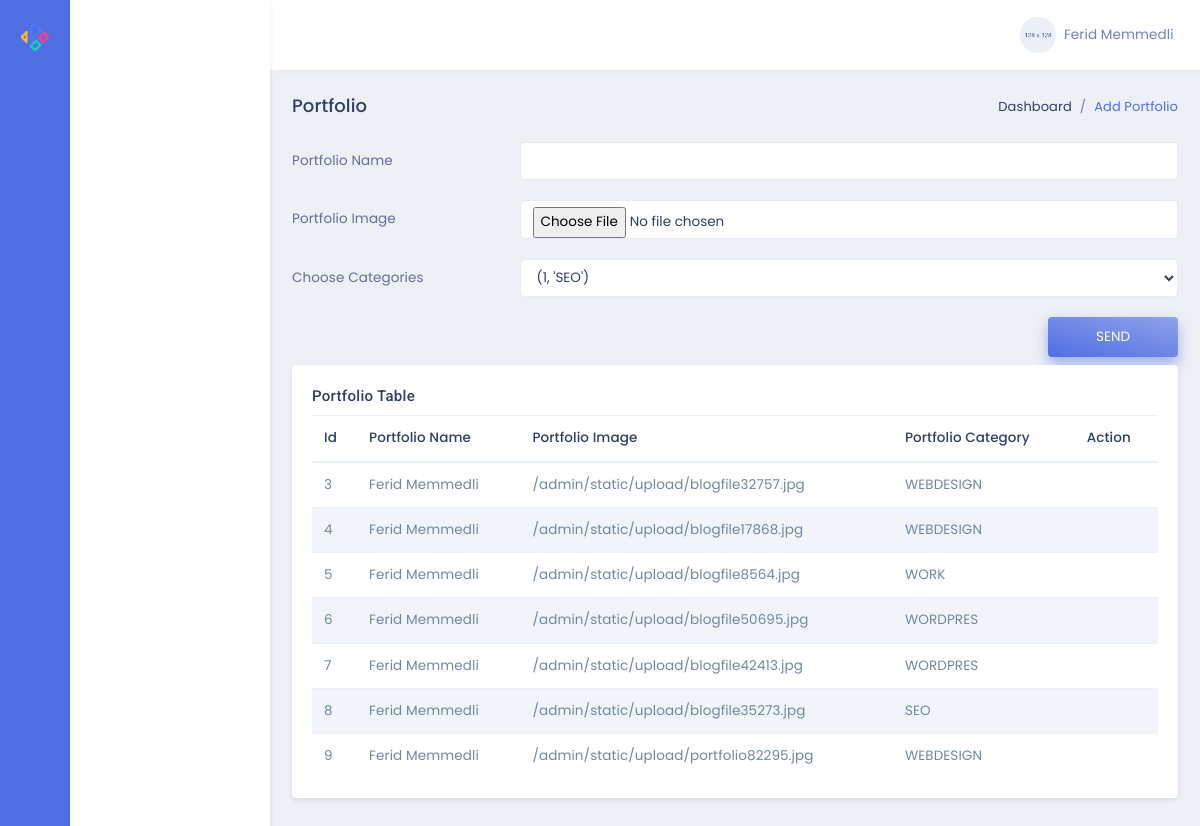
Before: /admin/portfolio (signed in) with the older database file.
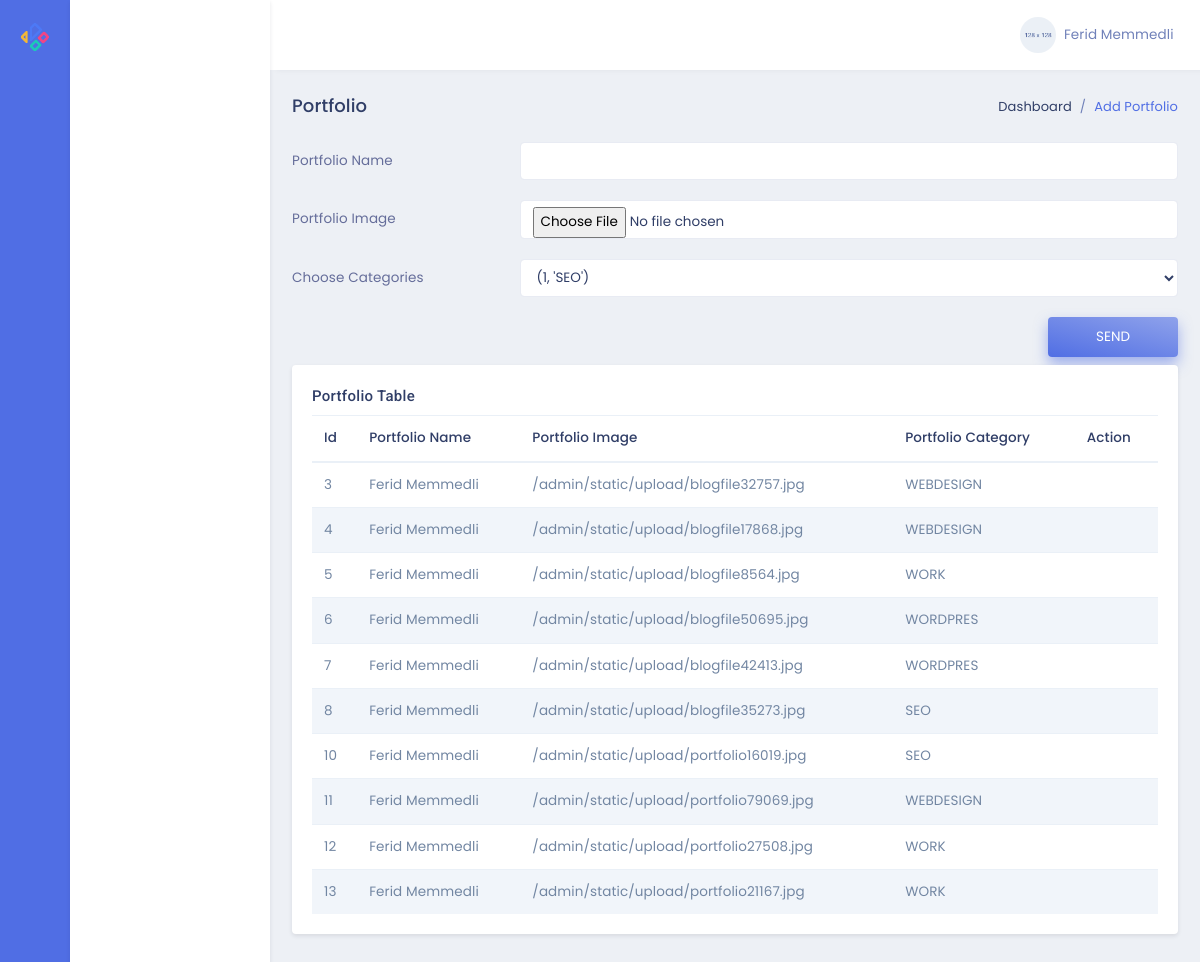
After: the same page with the newer database file.
### models.py (models this page shows)
class Portfolio(db.Model):
    id = db.Column(db.Integer, primary_key=True)
    title = db.Column(db.String,nullable=False)
    image = db.Column(db.String,nullable=False)
    category_id = db.Column(db.Integer,db.ForeignKey('category.id'),nullable=False)

class Category(db.Model):
    id = db.Column(db.Integer, primary_key=True)
    name = db.Column(db.String,nullable=False)
    port = db.relationship('Portfolio',backref='category',lazy=True)

### admin/routes.py (the view, shortened to what this page needs)
@admin.route('/portfolio',methods=['POST','GET'])
def adminPortfolio():
    if not current_user.is_authenticated:
        return redirect('/auth')
    formportfolio=PortfolioForm()
    return render_template('/admin/editPortfolio.html',form=formportfolio,port=Portfolio.query.all(),cat=Category.query.all())

### forms.py
class PortfolioForm(FlaskForm):
    title = StringField('Portfolio Name')
    image = FileField('Portfolio Image')
    category = SelectField('Choose Categories',choices=Category.query.with_entities(Category.id,Category.name).all())
    submit=SubmitField()

### models.py (called while the page is built)
@login_manager.user_loader
def load_user(user_id):
    return User.query.get(user_id)

### admin/templates/admin/editPortfolio.html
{% extends "admin/layout.html" %}
{% block contentAdmin %}
<div class="row">
    <div class="col-sm-12">
        <div class="page-title-box">
            <div class="float-right">
                <ol class="breadcrumb">
                    <li class="breadcrumb-item"><a href="javascript:void(0);">Dashboard</a></li>
                    <li class="breadcrumb-item active">Add Portfolio</li>
                </ol>
            </div>
            <h4 class="page-title">Portfolio</h4>
        </div>
    </div>
</div>
<form action="{{url_for('admin.adminPortfolio')}}" method="POST" class="row" enctype="multipart/form-data">
    <div class="col-12">
        <div class="form-group row">
            {{form.title.label(class='col-3 col-form-label text-left', for='example-text-input')}}
            <div class="col-9">
                {{form.title(class='form-control', id="example-text-input")}}
            </div>
        </div>
    </div>
    <div class="col-12">
        <div class="form-group row">
            {{form.image.label(class='col-3 col-form-label text-left', for='example-text-input1')}}
            <div class="col-9">
                {{form.image(class='form-control', id="example-text-input1")}}
            </div>
        </div>
    </div>
    <div class="col-12">
        <div class="form-group row">
            {{form.category.label(class='col-3 col-form-label text-left', for='example-text-input2')}}
            <div class="col-9">
                {{form.category(class='form-control', id="example-text-input2")}}
            </div>
        </div>
    </div>
    <div class="col-sm-12 text-right">
        {{form.submit(class='btn btn-gradient-primary px-5 py-2 mb-2',value='SEND')}}
    </div>
</form>
<div class="row">
    <div class="col-lg-12">
        <div class="card">
            <div class="card-body">
                <h4 class="mt-0 header-title">Portfolio Table</h4>
                <div class="table-responsive">
                    <table class="table table-striped mb-0">
                        <thead>
                            <tr>
                                <th>Id</th>
                                <th>Portfolio Name</th>
                                <th>Portfolio Image</th>
                                <th>Portfolio Category</th>
                                <th>Action</th>
                            </tr>
                        </thead>
                        <tbody>
                            {% for i in port %}
                            <tr>
                                <td>{{i.id}}</td>
                                <td>{{i.title}}</td>
                                <td>{{i.image}}</td>
                                {% for a in cat %}
                                {% if a.id==i.category_id %}
                                <td>{{a.name}}</td>
                                {% endif %}
                                {% endfor %}
                                <td>
                                    <a href="/admin/deleteportfolio/{{i.id}}"><i
                                            class="fas fa-trash-alt text-danger font-16"></i></a>
                                </td>
                            </tr>
                            {% endfor %}
                        </tbody>
                    </table>
                </div>
            </div>
        </div>
    </div>
</div>
{% endblock %}

### admin/templates/admin/layout.html (shortened to what this page needs)
{% if current_user.is_authenticated%}
<!DOCTYPE html>
<html lang="en">
<head>
    <link href="./static/plugins/dropify.min.css" rel="stylesheet">
    <link href="./static/assets/css/bootstrap.min.css" rel="stylesheet" type="text/css" />
    <link href="./static/assets/css/jquery-ui.min.css" rel="stylesheet">
    <link href="./static/assets/css/icons.min.css" rel="stylesheet" type="text/css" />
    <link href="./static/assets/css/metisMenu.min.css" rel="stylesheet" type="text/css" />
    <link href="./static/assets/css/app.min.css" rel="stylesheet" type="text/css" />
</head>
<body>
    <div class="leftbar-tab-menu">
        <div class="main-icon-menu">
            <a href="{{url_for('admin.adminPage')}}" class="logo logo-metrica d-block text-center">
                <span>
                    <img src="./static/assets/images/logo-sm.png" alt="logo-small" class="logo-sm">
                </span>
            </a>
            <nav class="nav">
                <a href="#MetricaProject" class="nav-link" data-toggle="tooltip-custom" data-placement="right" title=""
                    data-original-title="Project" data-trigger="hover">
                </a>
            </nav>
        </div>
        <div class="main-menu-inner">
            <div class="menu-body slimscroll">
            </div>
        </div>
    </div>
    <div class="topbar">
        <nav class="navbar-custom">
            <ul class="list-unstyled topbar-nav float-right mb-0">
                <li class="dropdown">
                    <a class="nav-link dropdown-toggle waves-effect waves-light nav-user" data-toggle="dropdown"
                        href="#" role="button" aria-haspopup="false" aria-expanded="false">
                        <img src="./static/assets/images/users/user-4.jpg" alt="profile-user" class="rounded-circle" />
                        <span class="ml-1 nav-user-name hidden-sm">Ferid Memmedli <i class="mdi mdi-chevron-down"></i> </span>
                    </a>
                </li>
            </ul>
        </nav>
    </div>
    <div class="page-wrapper">
        <div class="page-content-tab">
            <div class="container-fluid">
                {% block contentAdmin %}
                {% endblock %}
            </div>
        </div>
    </div>
</body>
</html>
{% endif %}

Changed rows visible on the page:
removed Portfolio: id "9", title "Ferid Memmedli", image "/admin/static/upload/portfolio82295.jpg", Category (name "WEBDESIGN")
added Portfolio: id "10", title "Ferid Memmedli", image "/admin/static/upload/portfolio16019.jpg", Category (name "SEO")
added Portfolio: id "11", title "Ferid Memmedli", image "/admin/static/upload/portfolio79069.jpg", Category (name "WEBDESIGN")
added Portfolio: id "12", title "Ferid Memmedli", image "/admin/static/upload/portfolio27508.jpg", Category (name "WORK")
added Portfolio: id "13", title "Ferid Memmedli", image "/admin/static/upload/portfolio21167.jpg", Category (name "WORK")
